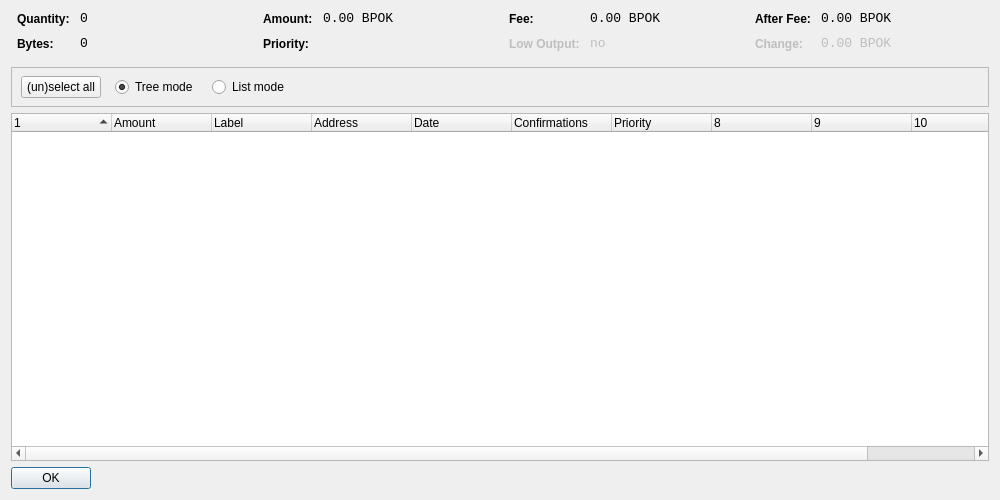
<?xml version="1.0" encoding="UTF-8"?>
<ui version="4.0">
 <class>CoinControlDialog</class>
 <widget class="QDialog" name="CoinControlDialog">
  <property name="geometry">
   <rect>
    <x>0</x>
    <y>0</y>
    <width>1000</width>
    <height>500</height>
   </rect>
  </property>
  <property name="windowTitle">
   <string>Coin Control</string>
  </property>
  <layout class="QVBoxLayout" name="verticalLayout">
   <item>
    <layout class="QHBoxLayout" name="horizontalLayoutTop" stretch="0,0,0,0">
     <property name="topMargin">
      <number>0</number>
     </property>
     <property name="bottomMargin">
      <number>10</number>
     </property>
     <item>
      <layout class="QFormLayout" name="formLayoutCoinControl1">
       <property name="horizontalSpacing">
        <number>10</number>
       </property>
       <property name="verticalSpacing">
        <number>10</number>
       </property>
       <property name="leftMargin">
        <number>6</number>
       </property>
       <property name="rightMargin">
        <number>6</number>
       </property>
       <item row="0" column="0">
        <widget class="QLabel" name="labelCoinControlQuantityText">
         <property name="styleSheet">
          <string notr="true">font-weight:bold;</string>
         </property>
         <property name="text">
          <string>Quantity:</string>
         </property>
        </widget>
       </item>
       <item row="0" column="1">
        <widget class="QLabel" name="labelCoinControlQuantity">
         <property name="font">
          <font>
           <family>Monospace</family>
           <pointsize>10</pointsize>
          </font>
         </property>
         <property name="cursor">
          <cursorShape>IBeamCursor</cursorShape>
         </property>
         <property name="contextMenuPolicy">
          <enum>Qt::ActionsContextMenu</enum>
         </property>
         <property name="text">
          <string notr="true">0</string>
         </property>
         <property name="textInteractionFlags">
          <set>Qt::LinksAccessibleByMouse|Qt::TextSelectableByKeyboard|Qt::TextSelectableByMouse</set>
         </property>
        </widget>
       </item>
       <item row="1" column="0">
        <widget class="QLabel" name="labelCoinControlBytesText">
         <property name="styleSheet">
          <string notr="true">font-weight:bold;</string>
         </property>
         <property name="text">
          <string>Bytes:</string>
         </property>
        </widget>
       </item>
       <item row="1" column="1">
        <widget class="QLabel" name="labelCoinControlBytes">
         <property name="font">
          <font>
           <family>Monospace</family>
           <pointsize>10</pointsize>
          </font>
         </property>
         <property name="cursor">
          <cursorShape>IBeamCursor</cursorShape>
         </property>
         <property name="contextMenuPolicy">
          <enum>Qt::ActionsContextMenu</enum>
         </property>
         <property name="text">
          <string notr="true">0</string>
         </property>
         <property name="textInteractionFlags">
          <set>Qt::LinksAccessibleByMouse|Qt::TextSelectableByKeyboard|Qt::TextSelectableByMouse</set>
         </property>
        </widget>
       </item>
      </layout>
     </item>
     <item>
      <layout class="QFormLayout" name="formLayoutCoinControl2">
       <property name="horizontalSpacing">
        <number>10</number>
       </property>
       <property name="verticalSpacing">
        <number>10</number>
       </property>
       <property name="leftMargin">
        <number>6</number>
       </property>
       <property name="rightMargin">
        <number>6</number>
       </property>
       <item row="0" column="0">
        <widget class="QLabel" name="labelCoinControlAmountText">
         <property name="styleSheet">
          <string notr="true">font-weight:bold;</string>
         </property>
         <property name="text">
          <string>Amount:</string>
         </property>
        </widget>
       </item>
       <item row="0" column="1">
        <widget class="QLabel" name="labelCoinControlAmount">
         <property name="font">
          <font>
           <family>Monospace</family>
           <pointsize>10</pointsize>
          </font>
         </property>
         <property name="cursor">
          <cursorShape>IBeamCursor</cursorShape>
         </property>
         <property name="contextMenuPolicy">
          <enum>Qt::ActionsContextMenu</enum>
         </property>
         <property name="text">
          <string notr="true">0.00 BPOK</string>
         </property>
         <property name="textInteractionFlags">
          <set>Qt::LinksAccessibleByMouse|Qt::TextSelectableByKeyboard|Qt::TextSelectableByMouse</set>
         </property>
        </widget>
       </item>
       <item row="1" column="0">
        <widget class="QLabel" name="labelCoinControlPriorityText">
         <property name="styleSheet">
          <string notr="true">font-weight:bold;</string>
         </property>
         <property name="text">
          <string>Priority:</string>
         </property>
        </widget>
       </item>
       <item row="1" column="1">
        <widget class="QLabel" name="labelCoinControlPriority">
         <property name="font">
          <font>
           <family>Monospace</family>
           <pointsize>10</pointsize>
          </font>
         </property>
         <property name="cursor">
          <cursorShape>IBeamCursor</cursorShape>
         </property>
         <property name="contextMenuPolicy">
          <enum>Qt::ActionsContextMenu</enum>
         </property>
         <property name="text">
          <string/>
         </property>
         <property name="textInteractionFlags">
          <set>Qt::LinksAccessibleByMouse|Qt::TextSelectableByKeyboard|Qt::TextSelectableByMouse</set>
         </property>
        </widget>
       </item>
      </layout>
     </item>
     <item>
      <layout class="QFormLayout" name="formLayoutCoinControl3">
       <property name="horizontalSpacing">
        <number>10</number>
       </property>
       <property name="verticalSpacing">
        <number>10</number>
       </property>
       <property name="leftMargin">
        <number>6</number>
       </property>
       <property name="rightMargin">
        <number>6</number>
       </property>
       <item row="0" column="0">
        <widget class="QLabel" name="labelCoinControlFeeText">
         <property name="styleSheet">
          <string notr="true">font-weight:bold;</string>
         </property>
         <property name="text">
          <string>Fee:</string>
         </property>
        </widget>
       </item>
       <item row="0" column="1">
        <widget class="QLabel" name="labelCoinControlFee">
         <property name="font">
          <font>
           <family>Monospace</family>
           <pointsize>10</pointsize>
          </font>
         </property>
         <property name="cursor">
          <cursorShape>IBeamCursor</cursorShape>
         </property>
         <property name="contextMenuPolicy">
          <enum>Qt::ActionsContextMenu</enum>
         </property>
         <property name="text">
          <string notr="true">0.00 BPOK</string>
         </property>
         <property name="textInteractionFlags">
          <set>Qt::LinksAccessibleByMouse|Qt::TextSelectableByKeyboard|Qt::TextSelectableByMouse</set>
         </property>
        </widget>
       </item>
       <item row="1" column="0">
        <widget class="QLabel" name="labelCoinControlLowOutputText">
         <property name="enabled">
          <bool>false</bool>
         </property>
         <property name="styleSheet">
          <string notr="true">font-weight:bold;</string>
         </property>
         <property name="text">
          <string>Low Output:</string>
         </property>
        </widget>
       </item>
       <item row="1" column="1">
        <widget class="QLabel" name="labelCoinControlLowOutput">
         <property name="enabled">
          <bool>false</bool>
         </property>
         <property name="font">
          <font>
           <family>Monospace</family>
           <pointsize>10</pointsize>
          </font>
         </property>
         <property name="cursor">
          <cursorShape>IBeamCursor</cursorShape>
         </property>
         <property name="contextMenuPolicy">
          <enum>Qt::ActionsContextMenu</enum>
         </property>
         <property name="text">
          <string notr="true">no</string>
         </property>
         <property name="textInteractionFlags">
          <set>Qt::LinksAccessibleByMouse|Qt::TextSelectableByKeyboard|Qt::TextSelectableByMouse</set>
         </property>
        </widget>
       </item>
      </layout>
     </item>
     <item>
      <layout class="QFormLayout" name="formLayoutCoinControl4">
       <property name="horizontalSpacing">
        <number>10</number>
       </property>
       <property name="verticalSpacing">
        <number>10</number>
       </property>
       <property name="leftMargin">
        <number>6</number>
       </property>
       <property name="rightMargin">
        <number>6</number>
       </property>
       <item row="0" column="0">
        <widget class="QLabel" name="labelCoinControlAfterFeeText">
         <property name="styleSheet">
          <string notr="true">font-weight:bold;</string>
         </property>
         <property name="text">
          <string>After Fee:</string>
         </property>
        </widget>
       </item>
       <item row="0" column="1">
        <widget class="QLabel" name="labelCoinControlAfterFee">
         <property name="font">
          <font>
           <family>Monospace</family>
           <pointsize>10</pointsize>
          </font>
         </property>
         <property name="cursor">
          <cursorShape>IBeamCursor</cursorShape>
         </property>
         <property name="contextMenuPolicy">
          <enum>Qt::ActionsContextMenu</enum>
         </property>
         <property name="text">
          <string notr="true">0.00 BPOK</string>
         </property>
         <property name="textInteractionFlags">
          <set>Qt::LinksAccessibleByMouse|Qt::TextSelectableByKeyboard|Qt::TextSelectableByMouse</set>
         </property>
        </widget>
       </item>
       <item row="1" column="0">
        <widget class="QLabel" name="labelCoinControlChangeText">
         <property name="enabled">
          <bool>false</bool>
         </property>
         <property name="styleSheet">
          <string notr="true">font-weight:bold;</string>
         </property>
         <property name="text">
          <string>Change:</string>
         </property>
        </widget>
       </item>
       <item row="1" column="1">
        <widget class="QLabel" name="labelCoinControlChange">
         <property name="enabled">
          <bool>false</bool>
         </property>
         <property name="font">
          <font>
           <family>Monospace</family>
           <pointsize>10</pointsize>
          </font>
         </property>
         <property name="cursor">
          <cursorShape>IBeamCursor</cursorShape>
         </property>
         <property name="contextMenuPolicy">
          <enum>Qt::ActionsContextMenu</enum>
         </property>
         <property name="text">
          <string notr="true">0.00 BPOK</string>
         </property>
         <property name="textInteractionFlags">
          <set>Qt::LinksAccessibleByMouse|Qt::TextSelectableByKeyboard|Qt::TextSelectableByMouse</set>
         </property>
        </widget>
       </item>
      </layout>
     </item>
    </layout>
   </item>
   <item>
    <widget class="QFrame" name="frame">
     <property name="minimumSize">
      <size>
       <width>0</width>
       <height>40</height>
      </size>
     </property>
     <property name="frameShape">
      <enum>QFrame::StyledPanel</enum>
     </property>
     <property name="frameShadow">
      <enum>QFrame::Sunken</enum>
     </property>
     <widget class="QWidget" name="horizontalLayoutWidget">
      <property name="geometry">
       <rect>
        <x>10</x>
        <y>0</y>
        <width>781</width>
        <height>41</height>
       </rect>
      </property>
      <layout class="QHBoxLayout" name="horizontalLayoutPanel" stretch="0,0,0,0,0">
       <property name="spacing">
        <number>14</number>
       </property>
       <item>
        <widget class="QPushButton" name="pushButtonSelectAll">
         <property name="sizePolicy">
          <sizepolicy hsizetype="Maximum" vsizetype="Fixed">
           <horstretch>0</horstretch>
           <verstretch>0</verstretch>
          </sizepolicy>
         </property>
         <property name="text">
          <string>(un)select all</string>
         </property>
        </widget>
       </item>
       <item>
        <widget class="QRadioButton" name="radioTreeMode">
         <property name="sizePolicy">
          <sizepolicy hsizetype="Maximum" vsizetype="Fixed">
           <horstretch>0</horstretch>
           <verstretch>0</verstretch>
          </sizepolicy>
         </property>
         <property name="text">
          <string>Tree mode</string>
         </property>
         <property name="checked">
          <bool>true</bool>
         </property>
        </widget>
       </item>
       <item>
        <widget class="QRadioButton" name="radioListMode">
         <property name="sizePolicy">
          <sizepolicy hsizetype="Maximum" vsizetype="Fixed">
           <horstretch>0</horstretch>
           <verstretch>0</verstretch>
          </sizepolicy>
         </property>
         <property name="text">
          <string>List mode</string>
         </property>
        </widget>
       </item>
       <item>
        <spacer name="horizontalSpacer">
         <property name="orientation">
          <enum>Qt::Horizontal</enum>
         </property>
         <property name="sizeHint" stdset="0">
          <size>
           <width>40</width>
           <height>20</height>
          </size>
         </property>
        </spacer>
       </item>
      </layout>
     </widget>
    </widget>
   </item>
   <item>
    <widget class="CoinControlTreeWidget" name="treeWidget">
     <property name="contextMenuPolicy">
      <enum>Qt::CustomContextMenu</enum>
     </property>
     <property name="sortingEnabled">
      <bool>false</bool>
     </property>
     <property name="columnCount">
      <number>11</number>
     </property>
     <attribute name="headerShowSortIndicator" stdset="0">
      <bool>true</bool>
     </attribute>
     <attribute name="headerStretchLastSection">
      <bool>false</bool>
     </attribute>
     <column>
      <property name="text">
       <string/>
      </property>
     </column>
     <column>
      <property name="text">
       <string>Amount</string>
      </property>
     </column>
     <column>
      <property name="text">
       <string>Label</string>
      </property>
     </column>
     <column>
      <property name="text">
       <string>Address</string>
      </property>
     </column>
     <column>
      <property name="text">
       <string>Date</string>
      </property>
     </column>
     <column>
      <property name="text">
       <string>Confirmations</string>
      </property>
      <property name="toolTip">
       <string>Confirmed</string>
      </property>
     </column>
     <column>
      <property name="text">
       <string>Priority</string>
      </property>
     </column>
     <column>
      <property name="text">
       <string/>
      </property>
     </column>
     <column>
      <property name="text">
       <string/>
      </property>
     </column>
     <column>
      <property name="text">
       <string/>
      </property>
     </column>
     <column>
      <property name="text">
       <string/>
      </property>
     </column>
    </widget>
   </item>
   <item>
    <widget class="QDialogButtonBox" name="buttonBox">
     <property name="sizePolicy">
      <sizepolicy hsizetype="Maximum" vsizetype="Fixed">
       <horstretch>0</horstretch>
       <verstretch>0</verstretch>
      </sizepolicy>
     </property>
     <property name="orientation">
      <enum>Qt::Horizontal</enum>
     </property>
     <property name="standardButtons">
      <set>QDialogButtonBox::Ok</set>
     </property>
    </widget>
   </item>
  </layout>
 </widget>
 <customwidgets>
  <customwidget>
   <class>CoinControlTreeWidget</class>
   <extends>QTreeWidget</extends>
   <header>coincontroltreewidget.h</header>
  </customwidget>
 </customwidgets>
 <resources/>
 <connections/>
</ui>
